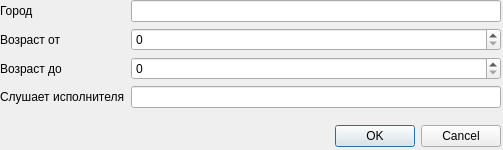
<?xml version="1.0" encoding="UTF-8"?>
<ui version="4.0">
 <class>Dialog</class>
 <widget class="QDialog" name="Dialog">
  <property name="geometry">
   <rect>
    <x>0</x>
    <y>0</y>
    <width>503</width>
    <height>150</height>
   </rect>
  </property>
  <property name="windowTitle">
   <string>Фильтр</string>
  </property>
  <widget class="QDialogButtonBox" name="buttonBox">
   <property name="geometry">
    <rect>
     <x>160</x>
     <y>120</y>
     <width>341</width>
     <height>32</height>
    </rect>
   </property>
   <property name="orientation">
    <enum>Qt::Horizontal</enum>
   </property>
   <property name="standardButtons">
    <set>QDialogButtonBox::Cancel|QDialogButtonBox::Ok</set>
   </property>
  </widget>
  <widget class="QWidget" name="formLayoutWidget">
   <property name="geometry">
    <rect>
     <x>0</x>
     <y>0</y>
     <width>501</width>
     <height>121</height>
    </rect>
   </property>
   <layout class="QFormLayout" name="formLayout">
    <item row="0" column="0">
     <widget class="QLabel" name="label">
      <property name="text">
       <string>Город</string>
      </property>
     </widget>
    </item>
    <item row="1" column="0">
     <widget class="QLabel" name="label_2">
      <property name="text">
       <string>Возраст от</string>
      </property>
     </widget>
    </item>
    <item row="2" column="0">
     <widget class="QLabel" name="label_3">
      <property name="text">
       <string>Возраст до</string>
      </property>
     </widget>
    </item>
    <item row="3" column="0">
     <widget class="QLabel" name="label_4">
      <property name="text">
       <string>Слушает исполнителя</string>
      </property>
     </widget>
    </item>
    <item row="0" column="1">
     <widget class="QLineEdit" name="cityEdit"/>
    </item>
    <item row="1" column="1">
     <widget class="QSpinBox" name="spinBoxAgeFrom">
      <property name="maximum">
       <number>999</number>
      </property>
     </widget>
    </item>
    <item row="2" column="1">
     <widget class="QSpinBox" name="spinBoxAgeTo">
      <property name="maximum">
       <number>999</number>
      </property>
     </widget>
    </item>
    <item row="3" column="1">
     <widget class="QLineEdit" name="performerEdit"/>
    </item>
   </layout>
  </widget>
 </widget>
 <resources/>
 <connections>
  <connection>
   <sender>buttonBox</sender>
   <signal>accepted()</signal>
   <receiver>Dialog</receiver>
   <slot>accept()</slot>
   <hints>
    <hint type="sourcelabel">
     <x>248</x>
     <y>254</y>
    </hint>
    <hint type="destinationlabel">
     <x>157</x>
     <y>274</y>
    </hint>
   </hints>
  </connection>
  <connection>
   <sender>buttonBox</sender>
   <signal>rejected()</signal>
   <receiver>Dialog</receiver>
   <slot>reject()</slot>
   <hints>
    <hint type="sourcelabel">
     <x>316</x>
     <y>260</y>
    </hint>
    <hint type="destinationlabel">
     <x>286</x>
     <y>274</y>
    </hint>
   </hints>
  </connection>
 </connections>
</ui>
